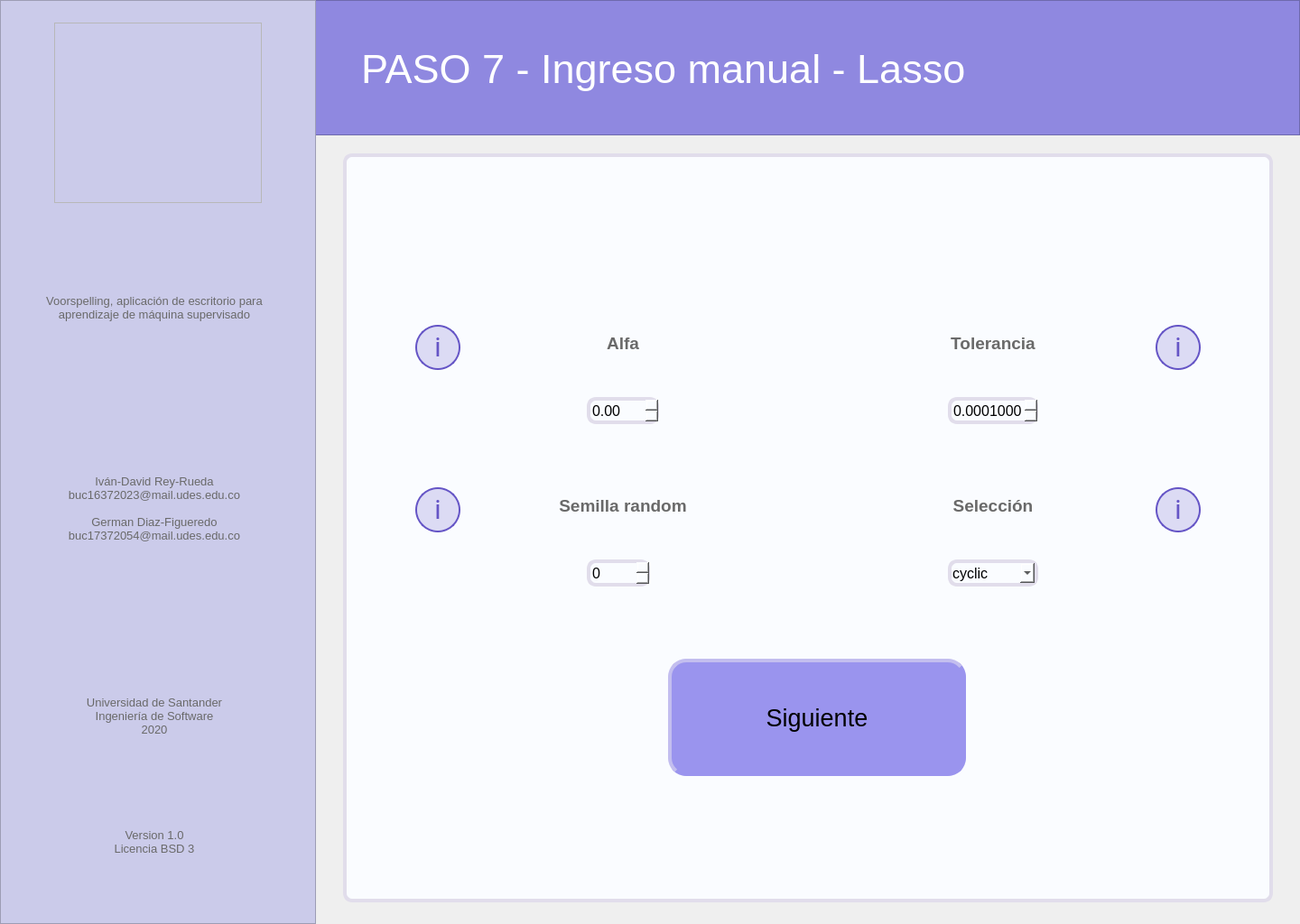
<?xml version="1.0" encoding="UTF-8"?>
<ui version="4.0">
 <class>MainWindow</class>
 <widget class="QMainWindow" name="MainWindow">
  <property name="geometry">
   <rect>
    <x>0</x>
    <y>0</y>
    <width>1440</width>
    <height>1024</height>
   </rect>
  </property>
  <property name="minimumSize">
   <size>
    <width>1440</width>
    <height>1024</height>
   </size>
  </property>
  <property name="maximumSize">
   <size>
    <width>1440</width>
    <height>1024</height>
   </size>
  </property>
  <property name="windowTitle">
   <string>Voorspelling</string>
  </property>
  <widget class="QWidget" name="centralwidget">
   <widget class="QFrame" name="left_bar">
    <property name="geometry">
     <rect>
      <x>0</x>
      <y>0</y>
      <width>350</width>
      <height>1024</height>
     </rect>
    </property>
    <property name="styleSheet">
     <string notr="true">background-color: rgb(203, 203, 234);

</string>
    </property>
    <property name="frameShape">
     <enum>QFrame::StyledPanel</enum>
    </property>
    <property name="frameShadow">
     <enum>QFrame::Raised</enum>
    </property>
    <widget class="QLabel" name="lbl_left_1">
     <property name="geometry">
      <rect>
       <x>18</x>
       <y>278</y>
       <width>306</width>
       <height>126</height>
      </rect>
     </property>
     <property name="font">
      <font>
       <pointsize>10</pointsize>
      </font>
     </property>
     <property name="styleSheet">
      <string notr="true">color: rgb(105, 105, 105);</string>
     </property>
     <property name="text">
      <string>Voorspelling, aplicación de escritorio para aprendizaje de máquina supervisado</string>
     </property>
     <property name="alignment">
      <set>Qt::AlignCenter</set>
     </property>
     <property name="wordWrap">
      <bool>true</bool>
     </property>
    </widget>
    <widget class="QLabel" name="lbl_left_2">
     <property name="geometry">
      <rect>
       <x>18</x>
       <y>500</y>
       <width>306</width>
       <height>126</height>
      </rect>
     </property>
     <property name="font">
      <font>
       <pointsize>10</pointsize>
      </font>
     </property>
     <property name="styleSheet">
      <string notr="true">color: rgb(105, 105, 105);</string>
     </property>
     <property name="text">
      <string>Iván-David Rey-Rueda
buc16372023@mail.udes.edu.co

German Diaz-Figueredo
buc17372054@mail.udes.edu.co</string>
     </property>
     <property name="alignment">
      <set>Qt::AlignCenter</set>
     </property>
     <property name="wordWrap">
      <bool>true</bool>
     </property>
    </widget>
    <widget class="QLabel" name="lbl_left_3">
     <property name="geometry">
      <rect>
       <x>18</x>
       <y>730</y>
       <width>306</width>
       <height>126</height>
      </rect>
     </property>
     <property name="font">
      <font>
       <pointsize>10</pointsize>
      </font>
     </property>
     <property name="styleSheet">
      <string notr="true">color: rgb(105, 105, 105);</string>
     </property>
     <property name="text">
      <string>Universidad de Santander
Ingeniería de Software
2020</string>
     </property>
     <property name="alignment">
      <set>Qt::AlignCenter</set>
     </property>
     <property name="wordWrap">
      <bool>true</bool>
     </property>
    </widget>
    <widget class="QLabel" name="lbl_left_4">
     <property name="geometry">
      <rect>
       <x>18</x>
       <y>870</y>
       <width>306</width>
       <height>126</height>
      </rect>
     </property>
     <property name="font">
      <font>
       <pointsize>10</pointsize>
      </font>
     </property>
     <property name="styleSheet">
      <string notr="true">color: rgb(105, 105, 105);</string>
     </property>
     <property name="text">
      <string>Version 1.0
Licencia BSD 3</string>
     </property>
     <property name="alignment">
      <set>Qt::AlignCenter</set>
     </property>
     <property name="wordWrap">
      <bool>true</bool>
     </property>
    </widget>
   </widget>
   <widget class="QFrame" name="logo">
    <property name="geometry">
     <rect>
      <x>60</x>
      <y>25</y>
      <width>230</width>
      <height>200</height>
     </rect>
    </property>
    <property name="styleSheet">
     <string notr="true">image: url(:/image/voorspelling_logo.png);</string>
    </property>
    <property name="frameShape">
     <enum>QFrame::StyledPanel</enum>
    </property>
    <property name="frameShadow">
     <enum>QFrame::Raised</enum>
    </property>
   </widget>
   <widget class="QFrame" name="up_bar">
    <property name="geometry">
     <rect>
      <x>0</x>
      <y>0</y>
      <width>1440</width>
      <height>150</height>
     </rect>
    </property>
    <property name="styleSheet">
     <string notr="true">background-color: rgb(143, 136, 224);</string>
    </property>
    <property name="frameShape">
     <enum>QFrame::StyledPanel</enum>
    </property>
    <property name="frameShadow">
     <enum>QFrame::Raised</enum>
    </property>
    <widget class="QLabel" name="lbl_tittle">
     <property name="geometry">
      <rect>
       <x>400</x>
       <y>40</y>
       <width>761</width>
       <height>72</height>
      </rect>
     </property>
     <property name="font">
      <font>
       <family>MS Shell Dlg 2</family>
       <pointsize>34</pointsize>
       <weight>50</weight>
       <italic>false</italic>
       <bold>false</bold>
      </font>
     </property>
     <property name="styleSheet">
      <string notr="true">border: none;
color: rgb(255, 255, 255);</string>
     </property>
     <property name="text">
      <string>PASO 7 - Ingreso manual - Lasso</string>
     </property>
     <property name="scaledContents">
      <bool>false</bool>
     </property>
     <property name="alignment">
      <set>Qt::AlignLeading|Qt::AlignLeft|Qt::AlignVCenter</set>
     </property>
     <property name="wordWrap">
      <bool>true</bool>
     </property>
     <property name="margin">
      <number>0</number>
     </property>
     <property name="indent">
      <number>0</number>
     </property>
    </widget>
   </widget>
   <widget class="QFrame" name="main_area">
    <property name="geometry">
     <rect>
      <x>380</x>
      <y>170</y>
      <width>1030</width>
      <height>830</height>
     </rect>
    </property>
    <property name="styleSheet">
     <string notr="true">background-color: rgb(250, 252, 255);
border: 4px solid;
border-color: rgb(225, 221, 235);
border-radius: 10px;</string>
    </property>
    <property name="frameShape">
     <enum>QFrame::StyledPanel</enum>
    </property>
    <property name="frameShadow">
     <enum>QFrame::Raised</enum>
    </property>
    <widget class="QLabel" name="lbl_alfa">
     <property name="geometry">
      <rect>
       <x>130</x>
       <y>170</y>
       <width>360</width>
       <height>80</height>
      </rect>
     </property>
     <property name="font">
      <font>
       <pointsize>14</pointsize>
       <weight>75</weight>
       <bold>true</bold>
      </font>
     </property>
     <property name="styleSheet">
      <string notr="true">color: rgb(105, 105, 105);
border: none;</string>
     </property>
     <property name="text">
      <string>Alfa</string>
     </property>
     <property name="alignment">
      <set>Qt::AlignCenter</set>
     </property>
     <property name="wordWrap">
      <bool>true</bool>
     </property>
    </widget>
    <widget class="QLabel" name="lbl_tolerancia">
     <property name="geometry">
      <rect>
       <x>540</x>
       <y>170</y>
       <width>360</width>
       <height>80</height>
      </rect>
     </property>
     <property name="font">
      <font>
       <pointsize>14</pointsize>
       <weight>75</weight>
       <bold>true</bold>
      </font>
     </property>
     <property name="styleSheet">
      <string notr="true">color: rgb(105, 105, 105);
border: none;</string>
     </property>
     <property name="text">
      <string>Tolerancia</string>
     </property>
     <property name="alignment">
      <set>Qt::AlignCenter</set>
     </property>
     <property name="wordWrap">
      <bool>true</bool>
     </property>
    </widget>
    <widget class="QLabel" name="lbl_semilla_random">
     <property name="geometry">
      <rect>
       <x>130</x>
       <y>350</y>
       <width>360</width>
       <height>80</height>
      </rect>
     </property>
     <property name="font">
      <font>
       <pointsize>14</pointsize>
       <weight>75</weight>
       <bold>true</bold>
      </font>
     </property>
     <property name="styleSheet">
      <string notr="true">color: rgb(105, 105, 105);
border: none;</string>
     </property>
     <property name="text">
      <string>Semilla random</string>
     </property>
     <property name="alignment">
      <set>Qt::AlignCenter</set>
     </property>
     <property name="wordWrap">
      <bool>true</bool>
     </property>
    </widget>
    <widget class="QLabel" name="lbl_seleccion">
     <property name="geometry">
      <rect>
       <x>540</x>
       <y>350</y>
       <width>360</width>
       <height>80</height>
      </rect>
     </property>
     <property name="font">
      <font>
       <pointsize>14</pointsize>
       <weight>75</weight>
       <bold>true</bold>
      </font>
     </property>
     <property name="styleSheet">
      <string notr="true">color: rgb(105, 105, 105);
border: none;</string>
     </property>
     <property name="text">
      <string>Selección</string>
     </property>
     <property name="alignment">
      <set>Qt::AlignCenter</set>
     </property>
     <property name="wordWrap">
      <bool>true</bool>
     </property>
    </widget>
    <widget class="QPushButton" name="btn_info_alfa">
     <property name="geometry">
      <rect>
       <x>80</x>
       <y>190</y>
       <width>50</width>
       <height>50</height>
      </rect>
     </property>
     <property name="styleSheet">
      <string notr="true">QPushButton{
background: rgba(101, 85, 198, 0.2);
border: 2px solid #6555C6;
box-sizing: border-box;
border-radius: 25px;


position: absolute;
width: 25px;
height: 44.55px;
font-family: Roboto;
font-style: normal;
font-weight: normal;
font-size: 30px;
line-height: 56px;
display: flex;
align-items: center;
text-align: center;

color: #6555C6;
}
QPushButton:hover{
background-color: rgb(190, 185, 250);
}
QPushButton:pressed{
background-color: rgb(160, 150, 240);
}</string>
     </property>
     <property name="text">
      <string>i</string>
     </property>
    </widget>
    <widget class="QPushButton" name="btn_info_semilla_random">
     <property name="geometry">
      <rect>
       <x>80</x>
       <y>370</y>
       <width>50</width>
       <height>50</height>
      </rect>
     </property>
     <property name="styleSheet">
      <string notr="true">QPushButton{
background: rgba(101, 85, 198, 0.2);
border: 2px solid #6555C6;
box-sizing: border-box;
border-radius: 25px;


position: absolute;
width: 25px;
height: 44.55px;
font-family: Roboto;
font-style: normal;
font-weight: normal;
font-size: 30px;
line-height: 56px;
display: flex;
align-items: center;
text-align: center;

color: #6555C6;
}
QPushButton:hover{
background-color: rgb(190, 185, 250);
}
QPushButton:pressed{
background-color: rgb(160, 150, 240);
}</string>
     </property>
     <property name="text">
      <string>i</string>
     </property>
    </widget>
    <widget class="QPushButton" name="btn_info_tolerancia">
     <property name="geometry">
      <rect>
       <x>900</x>
       <y>190</y>
       <width>50</width>
       <height>50</height>
      </rect>
     </property>
     <property name="styleSheet">
      <string notr="true">QPushButton{
background: rgba(101, 85, 198, 0.2);
border: 2px solid #6555C6;
box-sizing: border-box;
border-radius: 25px;


position: absolute;
width: 25px;
height: 44.55px;
font-family: Roboto;
font-style: normal;
font-weight: normal;
font-size: 30px;
line-height: 56px;
display: flex;
align-items: center;
text-align: center;

color: #6555C6;
}
QPushButton:hover{
background-color: rgb(190, 185, 250);
}
QPushButton:pressed{
background-color: rgb(160, 150, 240);
}</string>
     </property>
     <property name="text">
      <string>i</string>
     </property>
    </widget>
    <widget class="QPushButton" name="btn_info_seleccion">
     <property name="geometry">
      <rect>
       <x>900</x>
       <y>370</y>
       <width>50</width>
       <height>50</height>
      </rect>
     </property>
     <property name="styleSheet">
      <string notr="true">QPushButton{
background: rgba(101, 85, 198, 0.2);
border: 2px solid #6555C6;
box-sizing: border-box;
border-radius: 25px;


position: absolute;
width: 25px;
height: 44.55px;
font-family: Roboto;
font-style: normal;
font-weight: normal;
font-size: 30px;
line-height: 56px;
display: flex;
align-items: center;
text-align: center;

color: #6555C6;
}
QPushButton:hover{
background-color: rgb(190, 185, 250);
}
QPushButton:pressed{
background-color: rgb(160, 150, 240);
}</string>
     </property>
     <property name="text">
      <string>i</string>
     </property>
    </widget>
    <widget class="QSpinBox" name="sb_semilla_random">
     <property name="geometry">
      <rect>
       <x>270</x>
       <y>450</y>
       <width>70</width>
       <height>30</height>
      </rect>
     </property>
     <property name="font">
      <font>
       <pointsize>12</pointsize>
      </font>
     </property>
     <property name="minimum">
      <number>0</number>
     </property>
     <property name="maximum">
      <number>10000</number>
     </property>
     <property name="value">
      <number>0</number>
     </property>
    </widget>
    <widget class="QComboBox" name="cb_seleccion">
     <property name="geometry">
      <rect>
       <x>670</x>
       <y>450</y>
       <width>100</width>
       <height>30</height>
      </rect>
     </property>
     <property name="font">
      <font>
       <pointsize>12</pointsize>
      </font>
     </property>
     <property name="currentIndex">
      <number>0</number>
     </property>
     <item>
      <property name="text">
       <string>cyclic</string>
      </property>
     </item>
     <item>
      <property name="text">
       <string>random</string>
      </property>
     </item>
    </widget>
    <widget class="QDoubleSpinBox" name="sb_tolerancia">
     <property name="geometry">
      <rect>
       <x>670</x>
       <y>270</y>
       <width>100</width>
       <height>30</height>
      </rect>
     </property>
     <property name="font">
      <font>
       <pointsize>12</pointsize>
      </font>
     </property>
     <property name="decimals">
      <number>7</number>
     </property>
     <property name="minimum">
      <double>0.000001000000000</double>
     </property>
     <property name="maximum">
      <double>10.000000000000000</double>
     </property>
     <property name="singleStep">
      <double>0.000010000000000</double>
     </property>
     <property name="value">
      <double>0.000100000000000</double>
     </property>
    </widget>
    <widget class="QDoubleSpinBox" name="sb_alfa">
     <property name="geometry">
      <rect>
       <x>270</x>
       <y>270</y>
       <width>80</width>
       <height>30</height>
      </rect>
     </property>
     <property name="font">
      <font>
       <pointsize>12</pointsize>
      </font>
     </property>
     <property name="minimum">
      <double>0.000000000000000</double>
     </property>
     <property name="maximum">
      <double>100.000000000000000</double>
     </property>
     <property name="singleStep">
      <double>0.100000000000000</double>
     </property>
    </widget>
    <widget class="QPushButton" name="btn_next">
     <property name="geometry">
      <rect>
       <x>360</x>
       <y>560</y>
       <width>330</width>
       <height>130</height>
      </rect>
     </property>
     <property name="font">
      <font>
       <pointsize>20</pointsize>
       <kerning>true</kerning>
      </font>
     </property>
     <property name="styleSheet">
      <string notr="true">QPushButton{
background-color: rgb(154, 148, 238);
border-left-color: rgb(195, 190, 239);
border-top-color: rgb(195, 190, 239);
border-bottom-color: rgb(154, 148, 238);
border-right-color: rgb(154, 148, 238);
border-radius: 20px;
}
QPushButton:hover{
background-color: rgb(160, 155, 245);
}
QPushButton:pressed{
background-color: rgb(150, 140, 230);
border-left-color: rgb(140, 135, 220);
border-top-color: rgb(140, 135, 220);
border-bottom-color: rgb(195, 190, 239);
border-right-color: rgb(195, 190, 239);
}</string>
     </property>
     <property name="text">
      <string>Siguiente</string>
     </property>
     <property name="autoDefault">
      <bool>false</bool>
     </property>
    </widget>
    <widget class="QPushButton" name="btn_back">
     <property name="geometry">
      <rect>
       <x>60</x>
       <y>50</y>
       <width>70</width>
       <height>70</height>
      </rect>
     </property>
     <property name="styleSheet">
      <string notr="true">QPushButton{
background-image: url(:/botton/bxs-left-arrow-circle.svg);
border-radius: 35px;
border: none;


color: #6555C6;
}
QPushButton:hover{
background-color: rgb(235, 225, 250);

}
QPushButton:pressed{

background-color: qradialgradient(spread:pad, cx:0.5, cy:0.5, radius:0.5, fx:0.5, fy:0.5, stop:0 rgba(200, 190, 250, 205), stop:0.6 rgba(200, 190, 250, 205), stop:1 rgba(255, 255, 255, 0));

}

</string>
     </property>
     <property name="text">
      <string/>
     </property>
     <property name="iconSize">
      <size>
       <width>20</width>
       <height>20</height>
      </size>
     </property>
    </widget>
   </widget>
   <zorder>up_bar</zorder>
   <zorder>left_bar</zorder>
   <zorder>logo</zorder>
   <zorder>main_area</zorder>
  </widget>
 </widget>
 <resources>
  <include location="Images_voor.qrc"/>
 </resources>
 <connections/>
</ui>
